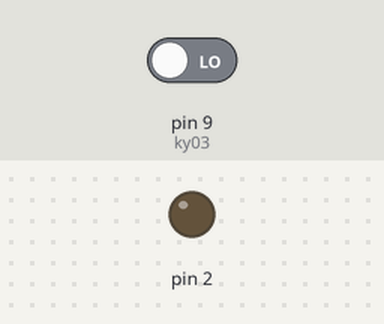
A sketch run on a simulated Arduino Uno, built with avr-gcc and run on an emulated ATmega328P. On the bench: output pins drawn as LEDs (lit = HIGH). The test bench sets the inputs (shaded band); at power-on: pin 9 (ky03) LOW. What the sketch prints to the serial monitor is not drawn.

Above: at 1.2 s.
1.3 s: pin 9 (ky03) driven HIGH
At 1.9 s:
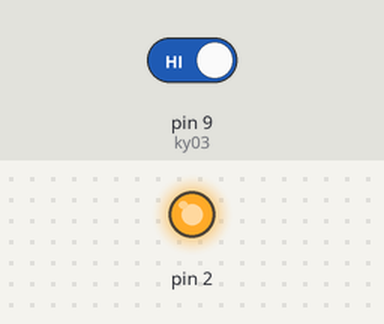
2.8 s: pin 9 (ky03) driven LOW
At 3.1 s:
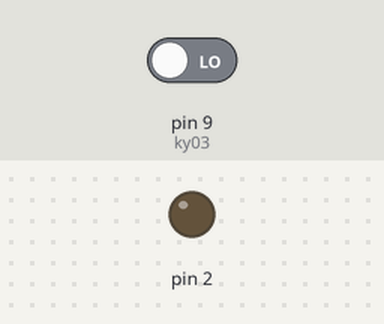
Timing chart, 0 to 5.8 s (numbered marks = the images above; inputs shaded):
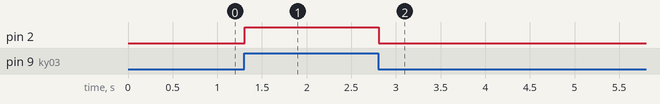

The sketch:

efectoHall_.ino
```cpp
int ky03 = 9;      // Definimos el pin de detección del campo magnético
int iman;            // Definimos la variable donde vamos a grabar los datos del
                        // sensor (0,1);0 sin campo magnético y 1 si detecta
void setup() {
Serial.begin(9600);
pinMode(2, OUTPUT);
pinMode ( ky03 , INPUT ) ;// Definimos al sensor ky-003 como entrada
}

void loop()

{
iman= digitalRead ( ky03) ; // Leemos el estado del pin y guardamos el valor en la variable imán
Serial.println(iman);          //impresión en el Monitor Serial de la señal digital (0,1)
if ( iman== HIGH )            // Si el sensor tiene una señal Alta(1) entonces...
{
  digitalWrite(2, HIGH);      // el laser no se emitirá luz y el led L13 del Arduino NO prendera
}
else{
  digitalWrite(2, LOW);
}
}
```

Measured:
- after the input at 1.3 s, pin 2: LOW → HIGH at once
- after the input at 2.8 s, pin 2: HIGH → LOW at once
